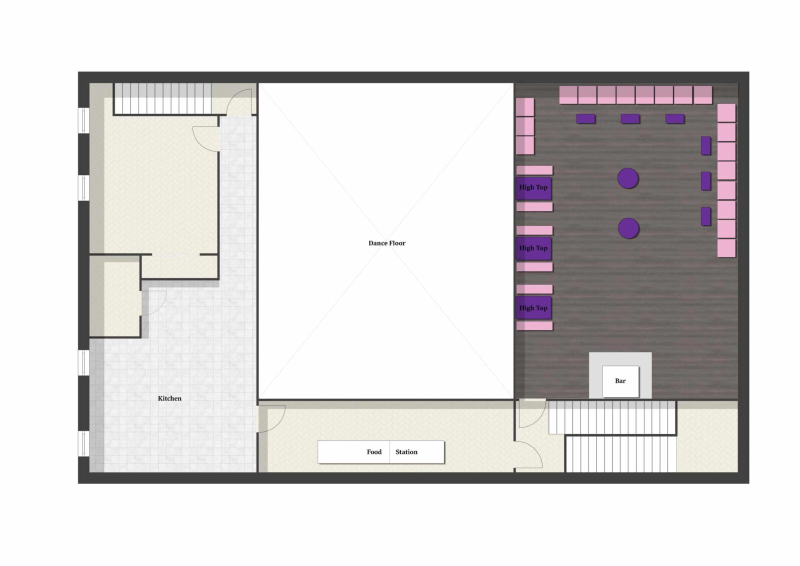
#> input picture back-end/plan_1111.jpg, 1600 x 1131 px (shown at 1/2 size)
$ python -i service.py   (imports and definitions only)
#> lines starting #> are read from the running program, lines starting #| are printed output that depends on the picture
import os
import cv2
import easyocr
import numpy as np
import matplotlib
# [1 line not run here, left out]
import matplotlib as mpl
from dotenv import load_dotenv
import matplotlib.pyplot as plt
import google.generativeai as genai
from matplotlib.colors import Normalize
import gc
# [3 lines not run here, left out]

GOOGLE_API_KEY = os.getenv('GOOGLE_API_KEY')

upload_folder = "uploads"

class Service:
    def __init__(self):
        pass

    # [21 lines left out: function extract_ocr, not called in this run]

    def plot_heat_map(self, data):
        files = os.listdir(upload_folder)

        if len(files) == 0:
            print("No files found in the uploads folder.")
            return None
        else:
            plan_path = os.path.join(upload_folder, files[0])
            image = cv2.imread(plan_path)

            if image is not None:
                print("Image loaded successfully.")
            else:
                print("Failed to load the image.")
                return None

        low_density_threshold = 0.01

        # [12 lines left out: function enlarge_bbox_to_square, not called in this run]

        if not data:
            print("No data provided to plot.")
            return None

        converted_array = [
            (bbox, label, np.float64(density))
            for bbox, label, density in data
        ]
        transparent_layer = np.zeros_like(image, dtype=np.uint8)
        densities = [density for _, _, density in converted_array]

        if not densities:
            print("No densities available for plotting.")
            return None

        max_density = max(densities)
        min_density = min(densities)
        adjusted_min_density = max(min_density, low_density_threshold)

        for (bbox, text, density) in converted_array:
            enlarged_bbox = enlarge_bbox_to_square(np.array(bbox), scale=5.0)
            denominator = max_density - adjusted_min_density
            if denominator == 0:
                red_intensity = 255
            else:
                red_intensity = int(255 * (1 - (density - adjusted_min_density) / denominator))
            red_intensity = max(0, min(255, red_intensity))
            rgb_color = [0, 0, red_intensity]
            cv2.fillPoly(transparent_layer, [enlarged_bbox], rgb_color)

        blurred_layer = cv2.GaussianBlur(transparent_layer, (151, 151), 0)
        alpha = 0.6
        output_image = cv2.addWeighted(blurred_layer, alpha, image, 1 - alpha, 0)

        output_dir = 'heatmap'
        os.makedirs(output_dir, exist_ok=True)
        files = os.listdir(output_dir)
        x = len(files)
        print(x)

        number = x
        filename = f"{number:04d}.jpg"
        output_path = os.path.join(output_dir, filename)

        fig, ax = plt.subplots(figsize=(10, 10))
        ax.imshow(cv2.cvtColor(output_image, cv2.COLOR_BGR2RGB))
        ax.axis('off')
        norm = mpl.colors.Normalize(vmin=adjusted_min_density, vmax=max_density)
        cmap = mpl.cm.Reds
        cbar = fig.colorbar(
            mpl.cm.ScalarMappable(norm=norm, cmap=cmap),
            ax=ax,
            orientation='vertical',
            fraction=0.046, pad=0.04
        )
        cbar.set_label('Density range', rotation=270, labelpad=15)

        plt.savefig(output_path, bbox_inches='tight', pad_inches=0.1)
        plt.close('all')
        print(f"Heatmap saved as {output_path}")

        return filename  # Return the filename of the generated heatmap image

    # [25 lines left out: function generate_suggestions, not called in this run]

>>> import cv2
>>> picture = cv2.imread('plan_1111.jpg', cv2.IMREAD_GRAYSCALE)
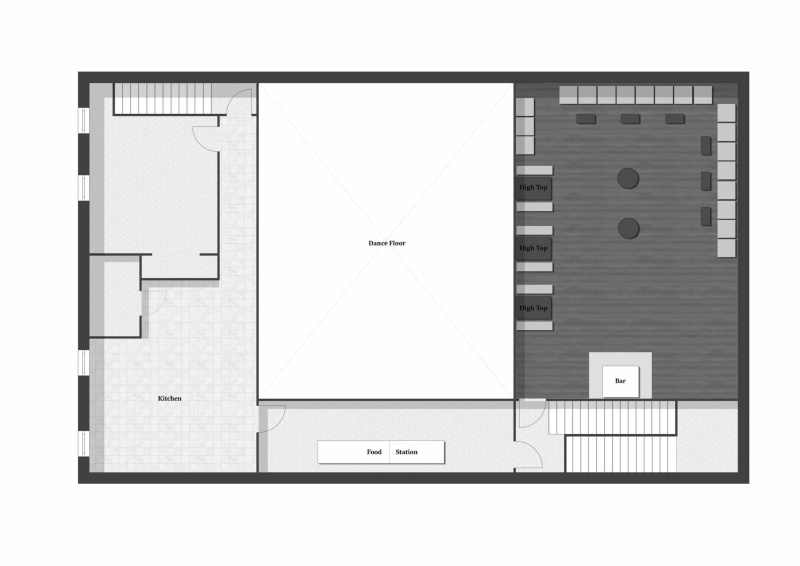
#> picture: shape (1131, 1600) (shown at 1/2 size); min 0, max 255, mean 216
#> (the run stopped early here; a loop or call above may not have finished)
